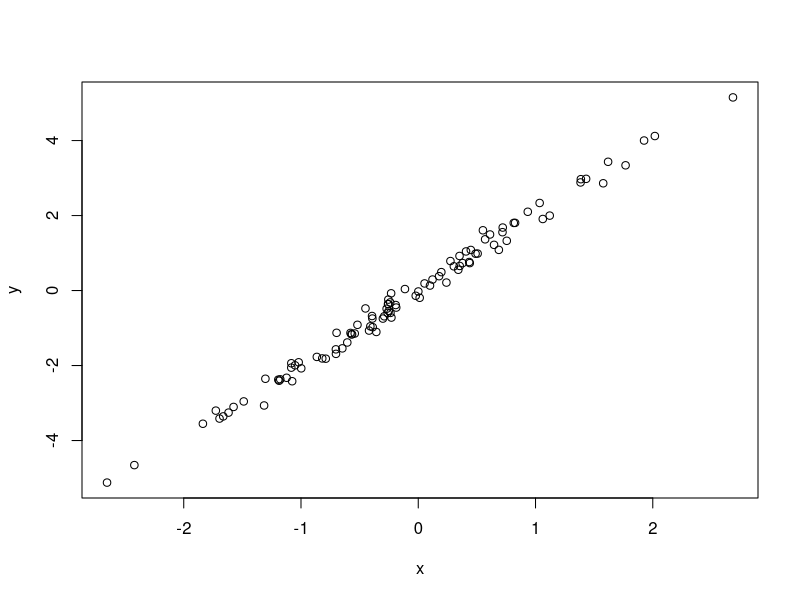

R code for this plot:
# Simulate and plot data
#Tomasz Wlodarczyk
#wlodarczyk.tr@gmail.com

#simulate
x<-rnorm(n=100)
#simulate response
y=2*x + rnorm(n=100, sd=0.2)
#plot the data
plot(x=x, y=y)
